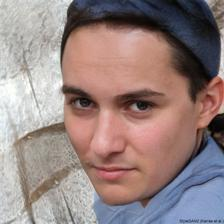
#> input picture Resized_images_ai/01c3d68d8572577b9d5a7b783f713f8a.jpeg, 224 x 224 px
$ python preprocessing_ai_images.py Resized_images_ai
#> lines starting #> are read from the running program, lines starting #| are printed output that depends on the picture
import argparse
import numpy as np
from PIL import Image
import os
import config as cg

def preprocessing(image_path, output_size, mean_vals=cg.mean, scale_factor=1.0/255, save_dir="processed-ai-images-b1"):
    """
    Resize the images,
    perform mean subtraction,
    scale the pixel values of an image,
    and save the processed image to a specified directory.

    Args:
        image_path (str): Path to the image file in a certain directory.
        output_size (tuple): The target size (width, height) after resizing. Default (224,224)
        mean_vals (tuple, optional): Mean values for each channel to subtract (R, G, B).
        scale_factor (float, optional): Scale factor to apply after mean subtraction.
        save_dir (str, optional): Directory where the processed images will be saved.
    """
#> called with output_size = (224, 224), mean_vals = (91.5, 103.9, 131.1), scale_factor = 0.00392, save_dir = 'processed-ai-images-b1'
    # Load and resize the image
    image = Image.open(image_path)
#> image is the input picture: PIL image 224x224 RGB; mean R, G, B 150.3, 131.5, 129.7
    image = image.resize(output_size)
    image_np = np.array(image, dtype=np.float32)

    # Check if image is grayscale and convert it to RGB by duplicating the channels
    if len(image_np.shape) == 2 or image_np.shape[2] == 1:
        image_np = np.stack((image_np,) * 3, axis=-1)

    # Perform mean subtraction
    for i in range(3):  # Assuming the image is in RGB format
        image_np[:, :, i] -= mean_vals[i]
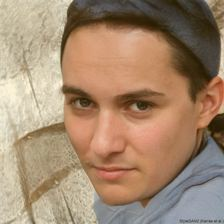
#> image_np: shape (224, 224, 3) float32; mean R, G, B 58.8, 27.7, -1.4; drawn with min black and max white

    # Scale the pixel values
    image_np *= scale_factor

    # Convert back to PIL image for saving
    image_processed = Image.fromarray(np.uint8(image_np * 255))  # Rescale back to [0,255]
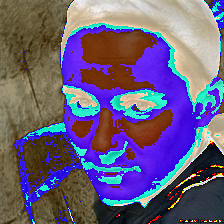
#> image_processed: PIL image 224x224 RGB; mean R, G, B 104.4, 93, 124.4

    # Ensure the save directory exists
    if not os.path.exists(save_dir):
        os.makedirs(save_dir)

    # Save the processed image
    image_name = os.path.basename(image_path)
    save_path = os.path.join(save_dir, image_name)
    image_processed.save(save_path)

    print(f"Processed image saved to: {save_path}")


def reading_images(directory_path, output_size, save_dir="processed_real_images_b1"):
    """
    Process all images within the specified directory.
    """
    for filename in os.listdir(directory_path):
        if filename.lower().endswith(('.png', '.jpg', '.jpeg')):
            image_path = os.path.join(directory_path, filename)
            preprocessing(image_path, output_size, cg.mean)
#> pass 2 of the loop in reading_images, `for filename in os.listdir(directory_path):`:
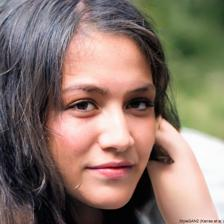
#> input picture Resized_images_ai/037df365ec99313de06dc71e71c02631.jpeg, 224 x 224 px
#> in preprocessing, image is the input picture: PIL image 224x224 RGB; mean R, G, B 137.4, 118.1, 106.8
#> after the loop in preprocessing (call 2), `for i in range(3):`:
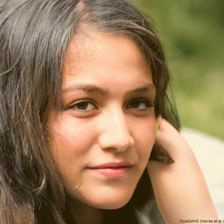
#> image_np: shape (224, 224, 3) float32; mean R, G, B 45.9, 14.2, -24.3; drawn with min black and max white
#> in preprocessing (call 2), `image_processed = Image.fromarray(np.uint8(image_np * 255))`:
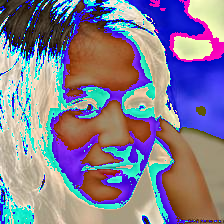
#> image_processed: PIL image 224x224 RGB; mean R, G, B 130.8, 124, 147.6


if __name__ == "__main__":
    parser = argparse.ArgumentParser(description="Preprocess images for modelling and then save in a separate folder.")
    parser.add_argument("directory_path", type=str, help="Path to the directory containing images to be preprocessed.")
    parser.add_argument("--width", type=int, default=224, help="Output image width.")
    parser.add_argument("--height", type=int, default=224, help="Output image height.")

    args = parser.parse_args()

    # Convert command-line arguments for output size into a tuple
    output_size = (args.width, args.height)

    # process all images in that directory
    reading_images(args.directory_path, output_size)
